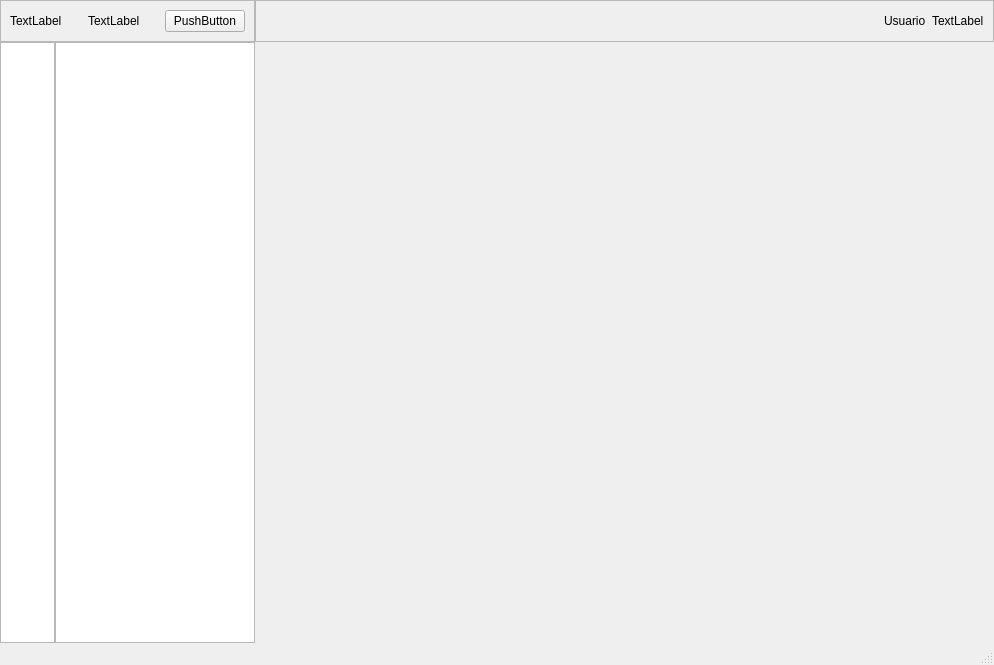
<?xml version="1.0" encoding="UTF-8"?>
<ui version="4.0">
 <class>MainWindow</class>
 <widget class="QMainWindow" name="MainWindow">
  <property name="geometry">
   <rect>
    <x>0</x>
    <y>0</y>
    <width>994</width>
    <height>665</height>
   </rect>
  </property>
  <property name="windowTitle">
   <string>MainWindow</string>
  </property>
  <widget class="QWidget" name="centralwidget">
   <layout class="QGridLayout" name="gridLayout">
    <property name="leftMargin">
     <number>0</number>
    </property>
    <property name="topMargin">
     <number>0</number>
    </property>
    <property name="rightMargin">
     <number>0</number>
    </property>
    <property name="bottomMargin">
     <number>0</number>
    </property>
    <property name="spacing">
     <number>0</number>
    </property>
    <item row="4" column="0">
     <widget class="QListWidget" name="listWidget_icon_only">
      <property name="maximumSize">
       <size>
        <width>55</width>
        <height>16777215</height>
       </size>
      </property>
     </widget>
    </item>
    <item row="3" column="0" colspan="2">
     <widget class="QFrame" name="title_frame">
      <property name="minimumSize">
       <size>
        <width>11</width>
        <height>0</height>
       </size>
      </property>
      <property name="frameShape">
       <enum>QFrame::StyledPanel</enum>
      </property>
      <property name="frameShadow">
       <enum>QFrame::Raised</enum>
      </property>
      <layout class="QHBoxLayout" name="horizontalLayout">
       <item>
        <widget class="QLabel" name="title_icon">
         <property name="text">
          <string>TextLabel</string>
         </property>
        </widget>
       </item>
       <item>
        <widget class="QLabel" name="title_label">
         <property name="text">
          <string>TextLabel</string>
         </property>
        </widget>
       </item>
       <item>
        <widget class="QPushButton" name="menu_btn">
         <property name="text">
          <string>PushButton</string>
         </property>
        </widget>
       </item>
      </layout>
     </widget>
    </item>
    <item row="3" column="2">
     <widget class="QFrame" name="frame">
      <property name="frameShape">
       <enum>QFrame::StyledPanel</enum>
      </property>
      <property name="frameShadow">
       <enum>QFrame::Raised</enum>
      </property>
      <layout class="QHBoxLayout" name="horizontalLayout_2">
       <item>
        <spacer name="horizontalSpacer">
         <property name="orientation">
          <enum>Qt::Horizontal</enum>
         </property>
         <property name="sizeHint" stdset="0">
          <size>
           <width>487</width>
           <height>20</height>
          </size>
         </property>
        </spacer>
       </item>
       <item>
        <widget class="QLabel" name="user_ico">
         <property name="text">
          <string>Usuario</string>
         </property>
        </widget>
       </item>
       <item>
        <widget class="QLabel" name="user_name">
         <property name="text">
          <string>TextLabel</string>
         </property>
        </widget>
       </item>
      </layout>
     </widget>
    </item>
    <item row="4" column="1">
     <widget class="QListWidget" name="listWidget">
      <property name="maximumSize">
       <size>
        <width>200</width>
        <height>16777215</height>
       </size>
      </property>
     </widget>
    </item>
    <item row="4" column="2">
     <widget class="QStackedWidget" name="stackedWidget">
      <widget class="QWidget" name="page"/>
      <widget class="QWidget" name="page_2"/>
     </widget>
    </item>
   </layout>
  </widget>
  <widget class="QStatusBar" name="statusbar"/>
 </widget>
 <resources/>
 <connections/>
</ui>
